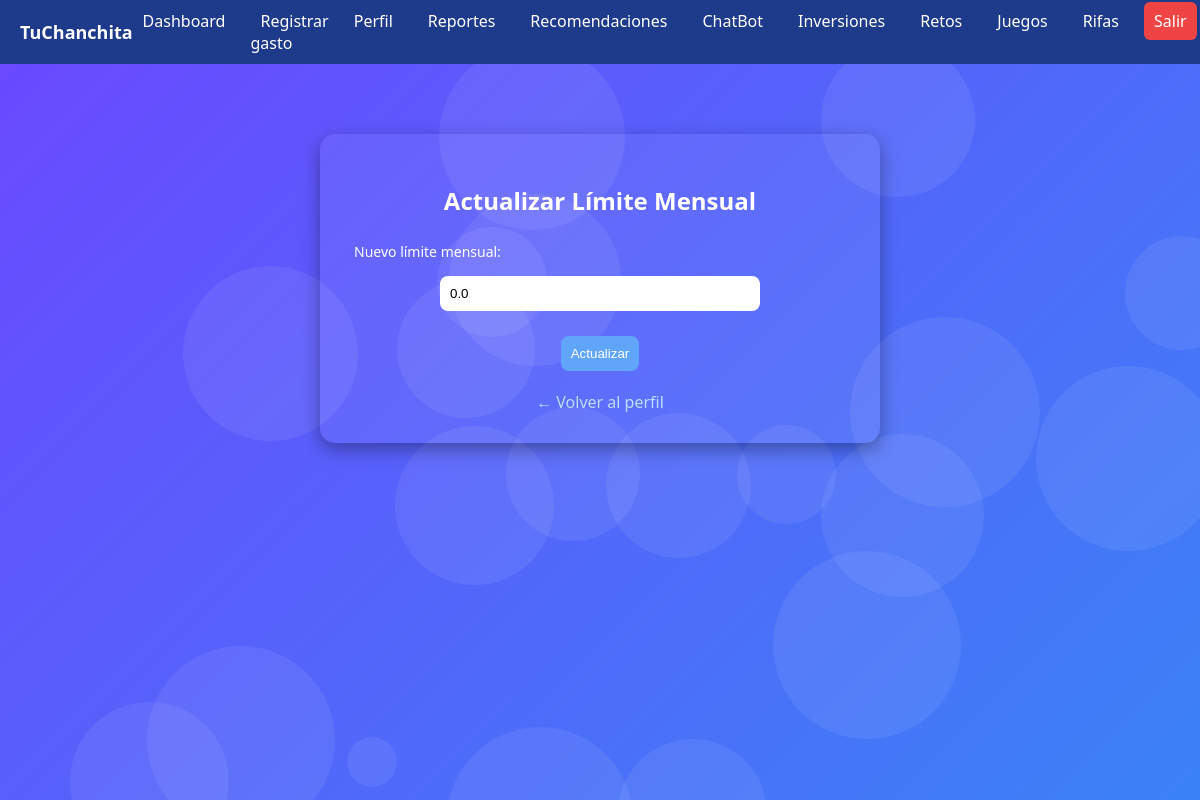
The app's page /update-limit/ (signed in), older data.
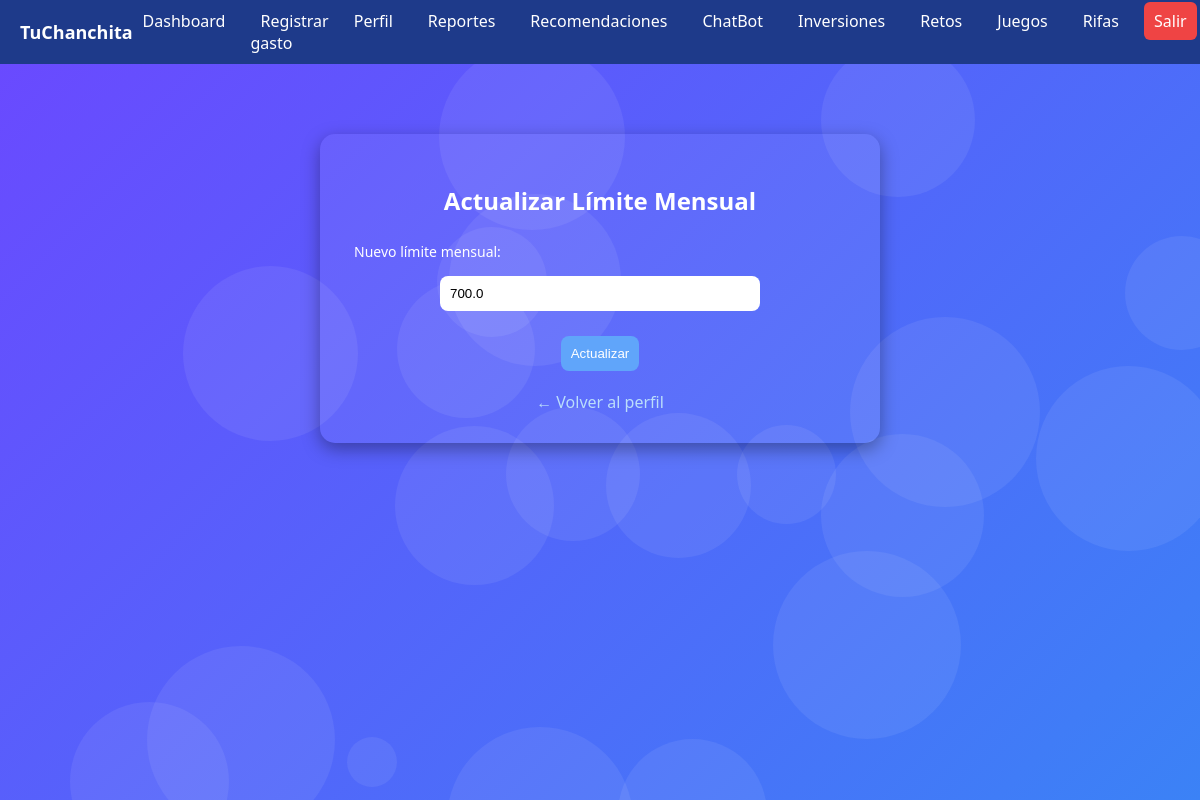
The same page, newer data.
### myapp/models.py (models this page shows, shortened)
class UserProfile(models.Model):
    email = models.EmailField(unique=True)
    password = models.CharField(max_length=100)
    first_name = models.CharField(max_length=100)
    last_name = models.CharField(max_length=100)
    monthly_limit = models.FloatField(default=0.0)
    points = models.IntegerField(default=0)
    trivia_puntaje = models.IntegerField(default=0)
    photo = models.ImageField(upload_to='profile_photos/', null=True, blank=True)
    login_attempts = models.IntegerField(default=0)
    is_blocked = models.BooleanField(default=False)

### myapp/views.py (the view)
# urls.py: path('update-limit/', views.update_limit_view, name='update_limit'),
def update_limit_view(request):
    user_id = request.session.get('user_id')
    if not user_id:
        return redirect('login')
    user = UserProfile.objects.get(id=user_id)
    if request.method == 'POST':
        form = UpdateLimitForm(request.POST)
        if form.is_valid():
            nuevo_limite = form.cleaned_data['nuevo_limite']
            user.monthly_limit = nuevo_limite
            user.save()
            messages.success(request, 'Límite actualizado correctamente.')
            return redirect('profile')
    else:
        form = UpdateLimitForm(initial={'nuevo_limite': user.monthly_limit})
    return render(request, 'update_limit.html', {'form': form})

### myapp/forms.py
class UpdateLimitForm(forms.Form):
    nuevo_limite = forms.FloatField(label='Nuevo límite mensual', min_value=0)

### myapp/templates/update_limit.html (shortened to what this page needs)
{% extends 'layout/base.html' %}
{% load static %}
{% block content %}
<div class="bubble-container" id="bubble-container"></div>
<main class="limite-container">
  <h2>Actualizar Límite Mensual</h2>
    <form method="post">
        <label for="id_nuevo_limite">Nuevo límite mensual:</label>
        <input type="number" name="nuevo_limite" id="id_nuevo_limite" value="{{ form.nuevo_limite.value }}" required>
        <button type="submit">Actualizar</button>
    </form>
  <a href="{% url 'profile' %}">← Volver al perfil</a>
</main>
{% endblock %}

Row changes from the older to the newer data that the page shows:
changed UserProfile: nuevo_limite "0.0" → "700.0"
